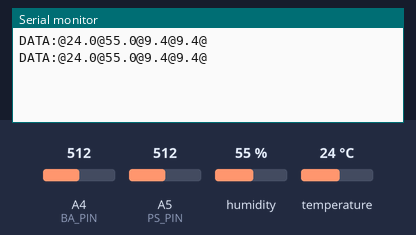
The sketch below on a simulated Arduino Uno, built with avr-gcc and run on an emulated ATmega328P. Shown: the last lines printed to the serial monitor. Inputs (shaded band) come from the test bench; at power-on: humidity 55 %, A4 (BA_PIN) = 512, A5 (PS_PIN) = 512, temperature 24 °C.

Above: at 1.2 s.
1.3 s: humidity set to 22 %
At 2.7 s:
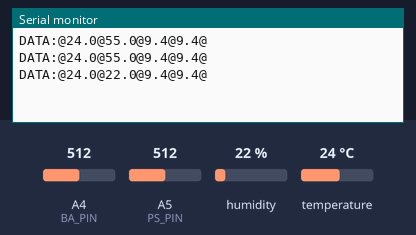
2.8 s: A4 (BA_PIN) set to 716
At 4.1 s:
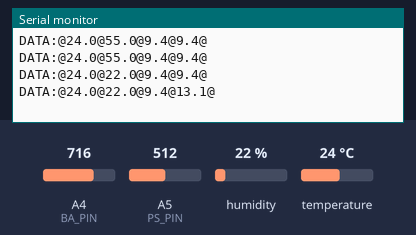
4.3 s: A5 (PS_PIN) set to 716
At 5.4 s:
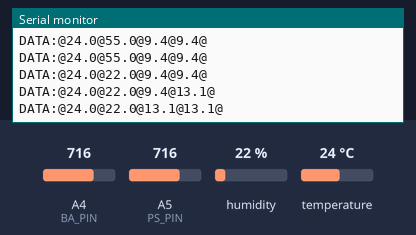
5.8 s: temperature set to 12 °C
At 7.1 s:
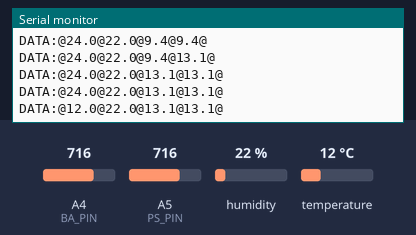
7.3 s: A4 (BA_PIN) set to 992
At 8.6 s:
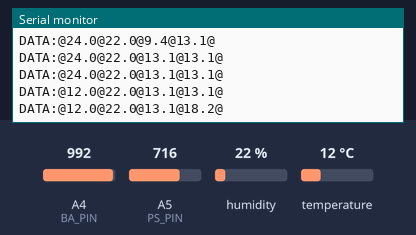
8.8 s: A5 (PS_PIN) set to 992
At 9.3 s:
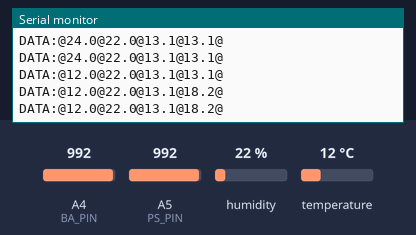
Timing chart, 0 to 11.3 s (numbered marks = the images above; inputs shaded):
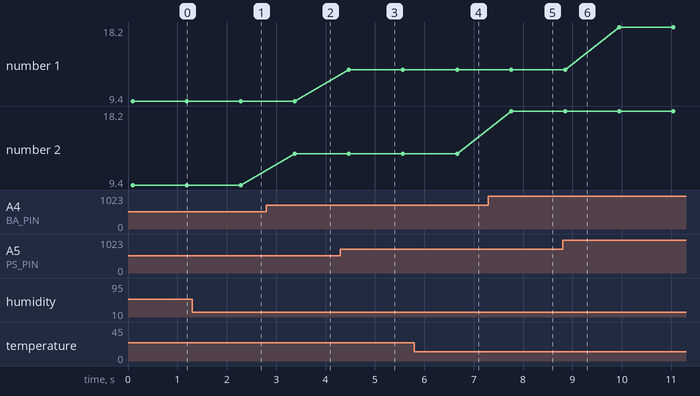

The sketch:

arduino.ino
```cpp
//include the libraries
#include <dht.h>
//#include <LiquidCrystal_I2C.h>
//#include <Wire.h>

dht DHT;//create a variable type of dht
//LiquidCrystal_I2C lcd(0x27,16,2);

int   DHT11_PIN = A3;
int   BA_PIN    = A4;
int   PS_PIN    = A5;
float BA_Volt   = 0.0;
float PS_Volt   = 0.0;


void setup()
{
  pinMode(DHT11_PIN,INPUT);//set the state of D5 as INPUT
  pinMode(PS_PIN,INPUT);//set the state of A0 as INPUT
  pinMode(BA_PIN,INPUT);//set the state of A1 as INPUT

  Serial.begin(9600); //initialize the serial
//  lcd.init(); //initialize the lcd
//  lcd.backlight(); //open the backlight

}

void loop()
{
  analogRead(PS_PIN);
  delay(20);
  PS_Volt = analogRead(PS_PIN) * (4.7 / 1024.0) * 4.0;
  delay(30);
  analogRead(BA_PIN);
  delay(20);
  BA_Volt = analogRead(BA_PIN) * (4.7 / 1024.0) * 4.0;

  int chk = DHT.read11(DHT11_PIN);//read the value returned from sensor
  if (chk == DHTLIB_OK) {
    String output = "DATA:@";
    output += String(DHT.temperature , 1);
    output += "@";
    output += String(DHT.humidity, 1);
    output += "@";
    output += String(PS_Volt, 1);
    output += "@";
    output += String(BA_Volt, 1);
    output += "@";
    Serial.println(output);

//    lcd.clear();
//
//    lcd.setCursor(0, 0);
//    lcd.print("T:");
//    lcd.print((DHT.temperature *1.8) + 32, 1); //print the temperature on lcd
//    lcd.print(char(223));//print the unit" ℃ "
//    lcd.print("F");
//
//    lcd.setCursor(9, 0);
//    lcd.print("H:");
//    lcd.print(DHT.humidity, 1); //print the humidity on lcd
//    lcd.print("%");
//
//    lcd.setCursor(0, 1);
//    lcd.print("PS:");
//    lcd.print(PS_Volt,1);
//    lcd.print("V");
//
//    lcd.setCursor(9, 1);
//    lcd.print("B:");
//    lcd.print(BA_Volt,1);
//    lcd.print("V");
    delay(1000);
  }
}
```

Measured:
- after the input at 1.3 s, the serial monitor: prints a new line after 0.98 s (image 1)
- after the input at 2.8 s, the serial monitor: prints a new line after 0.58 s (image 2)
- after the input at 4.3 s, the serial monitor: prints a new line after 0.17 s (image 3)
- after the input at 5.8 s, the serial monitor: prints a new line after 0.86 s (image 4)
- after the input at 7.3 s, the serial monitor: prints a new line after 0.46 s (image 5)
- plotted number 2: 9.4 → 13.1 after the input at 2.8 s, 13.1 → 18.2 after the input at 7.3 s
